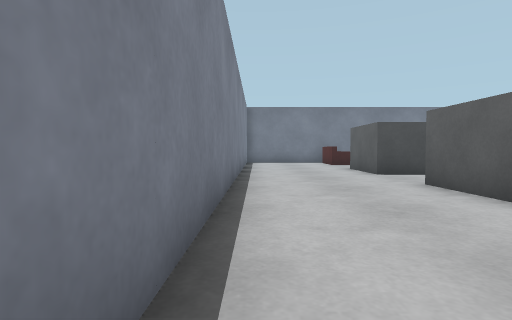
View 1 (above)

23 first-person views from a walk through a robot-simulator world made for Gazebo. The camera is 0.72 m above the floor, tilts 2° down and sees 80° across. The floor is counted in squares, 1 m on a side. Each view is taken from the middle of a square. On the plan, view 1 faces up. The plan holds only what a view shows up to about 10 squares ahead; the rest is blank. Simple shapes stand in for some stock models. Surface patterns are stand-ins for the level's own textures.

View 2
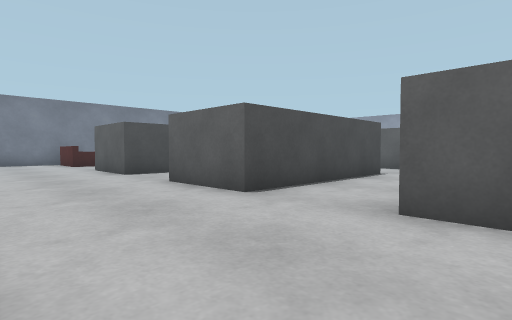

View 3
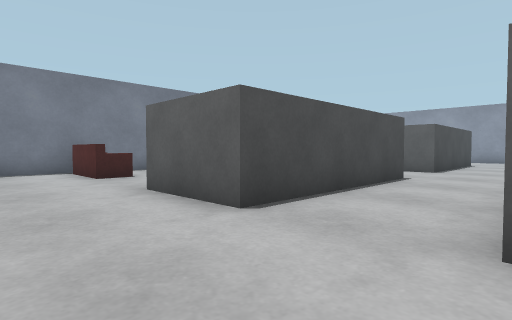

View 4
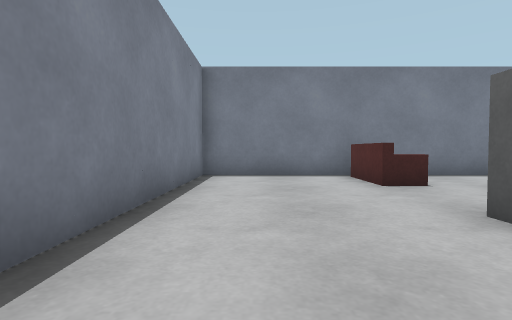

View 5
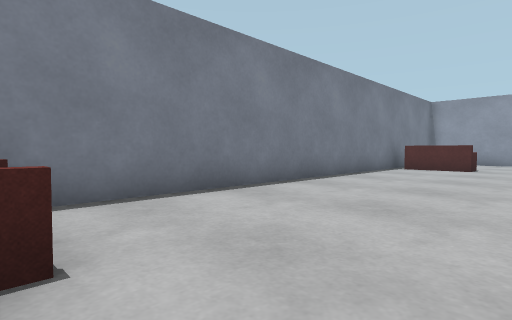

View 6
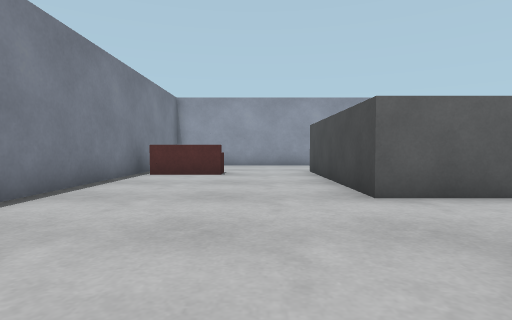

View 7
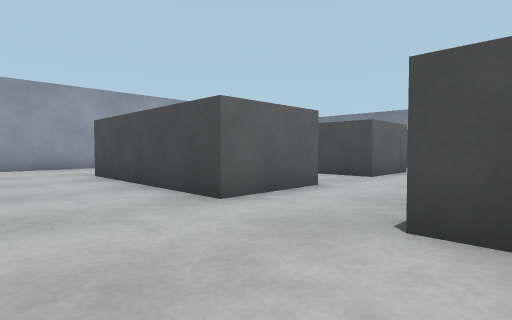

View 8
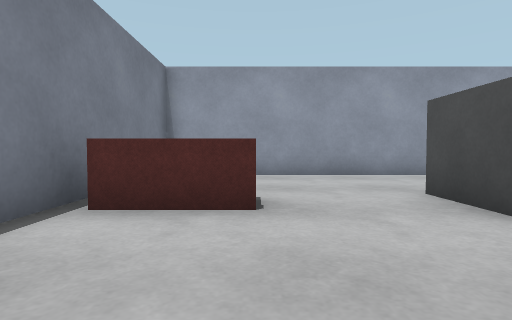

View 9
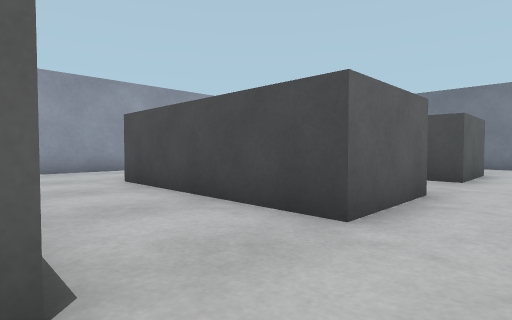

View 10
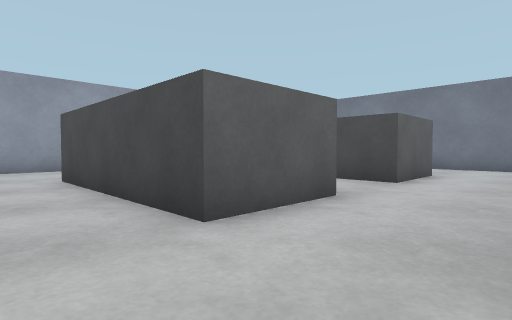

View 11
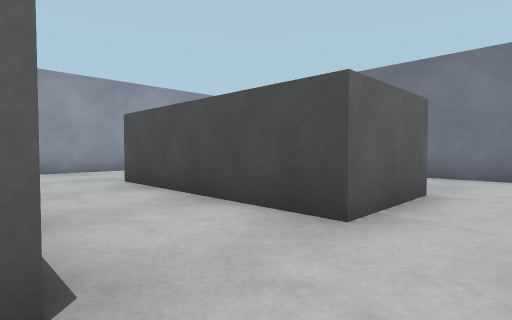

View 12
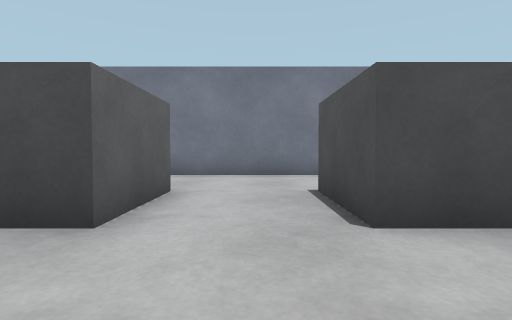

View 13
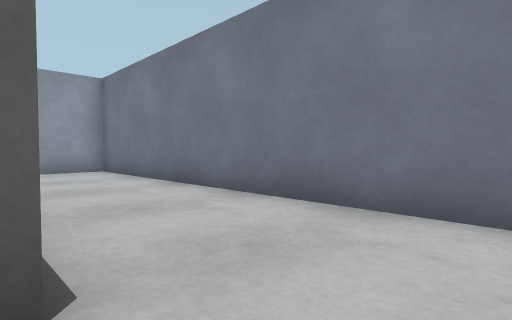

View 14
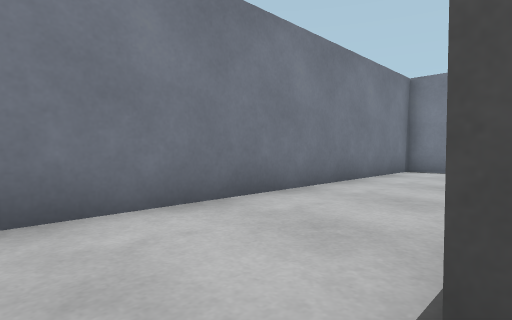

View 15
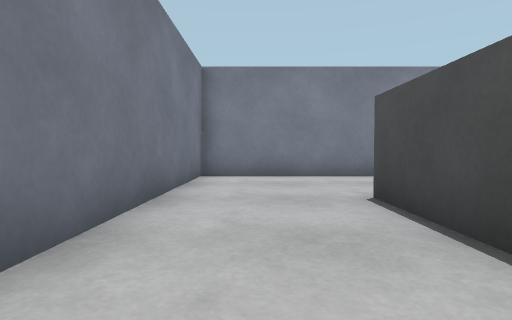

View 16
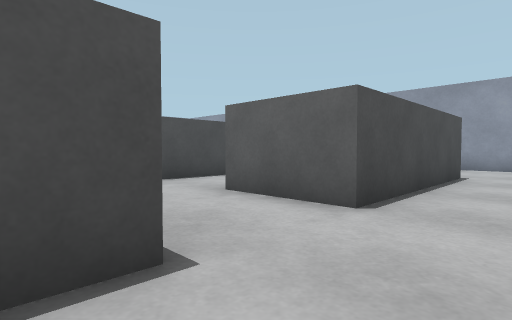

View 17
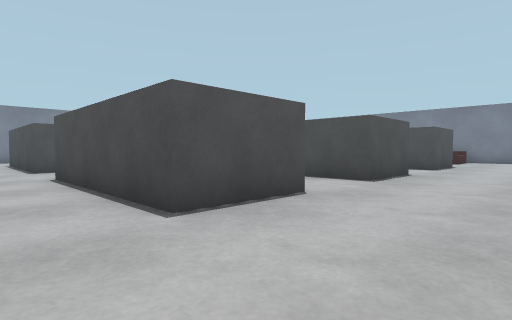

View 18
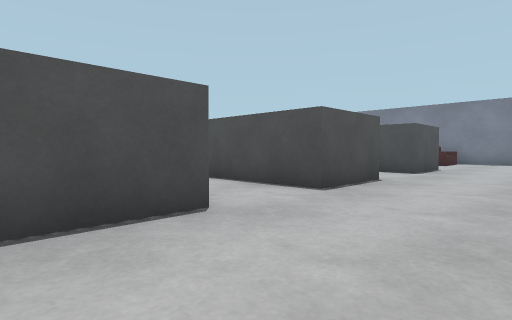

View 19
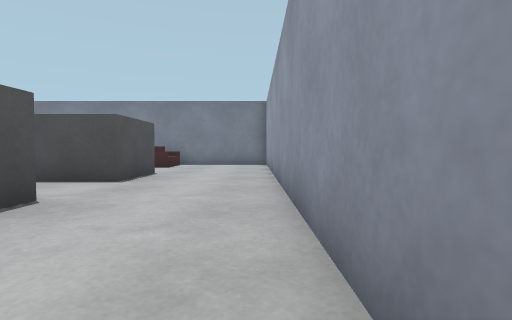

View 20
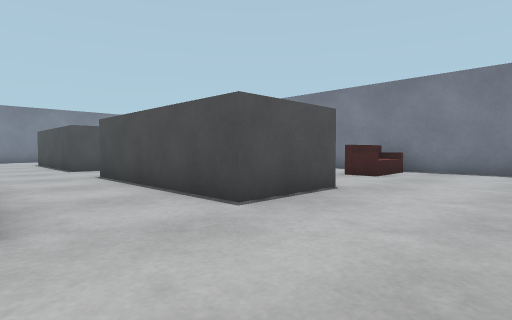

View 21
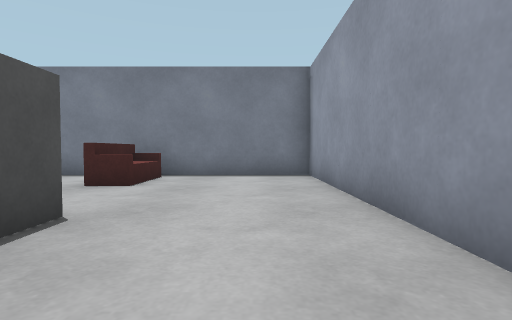

View 22
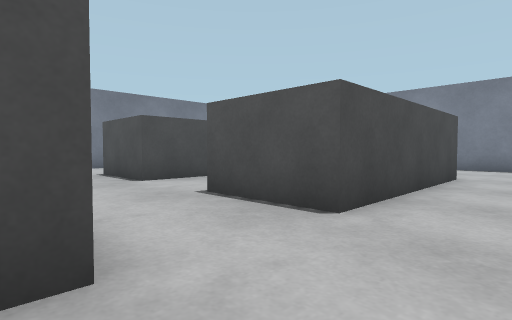

View 23
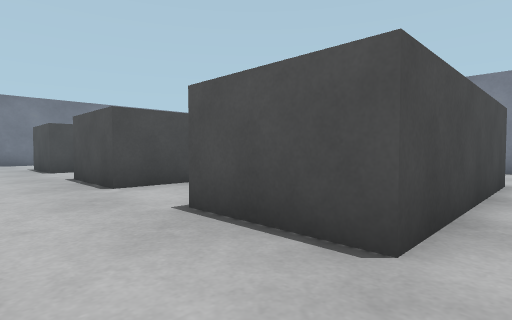

### Floor plan
Points are (right, up) in squares from view 1. A wall is a line through its corners. A room is listed if a view was taken in it or the views show most of it. See-through windows are left out.
Room 1 (views 1, 2, 3, 4, 5, 6, 7, 8, 9, 10, 11, 12, 13, 14, 15, 16, 17, 18, 19, 20, 21, 22, 23)
walls: (8.9, 6.2) (8.9, 3.7) (3.5, 3.7) (3.5, 6.2) (8.9, 6.2); (11.5, 6.2) (16.9, 6.2) (16.9, 3.7) (11.5, 3.7) (11.5, 6.2); (8.9, 8.7) (3.5, 8.7) (3.5, 11.2) (8.9, 11.2) (8.9, 8.7); (11.5, 8.7) (11.5, 11.2) (16.9, 11.2) (16.9, 8.7) (11.5, 8.7); (11.5, 1.2) (16.9, 1.2) (16.9, -1.2) (11.5, -1.2) (11.5, 1.2); (7.1, 1.2) (8.9, 1.2) (8.9, -1.2) (7.5, -1.2); (6, -1.2) (3.4, -1.2); (3.5, 0.2) (3.5, 1.2); (20.5, 0.2) (20.5, 16.5) (-0.5, 16.5) (-0.5, -4.5) (20.5, -4.5) (20.5, -1.2)
objects: sofa (4, 14) to (4, 16); sofa (16, 14) to (16, 16)

Where each view was taken, in squares from view 1:
view 1: 0 up, 0 right, facing up
view 2: 0 up, 0 right, facing up-right
view 3: 6 up, 1 right, facing up-right
view 4: 8 up, 1 right, facing up
view 5: 12 up, 4 right, facing up-right
view 6: 13 up, 7 right, facing right
view 7: 14 up, 8 right, facing down-right
view 8: 14 up, 12 right, facing right
view 9: 9 up, 10 right, facing down-right
view 10: 8 up, 9 right, facing down-right
view 11: 4 up, 10 right, facing down-right
view 12: 4 up, 10 right, facing down
view 13: 1 down, 10 right, facing down-right
view 14: 1 down, 10 right, facing down-left
view 15: 3 down, 8 right, facing left
view 16: 3 down, 8 right, facing up-right
view 17: 3 down, 20 right, facing up-left
view 18: 1 down, 20 right, facing up-left
view 19: 2 up, 20 right, facing up
view 20: 6 up, 20 right, facing up-left
view 21: 8 up, 19 right, facing up
view 22: 8 up, 12 right, facing down-left
view 23: 12 up, 11 right, facing down-left
